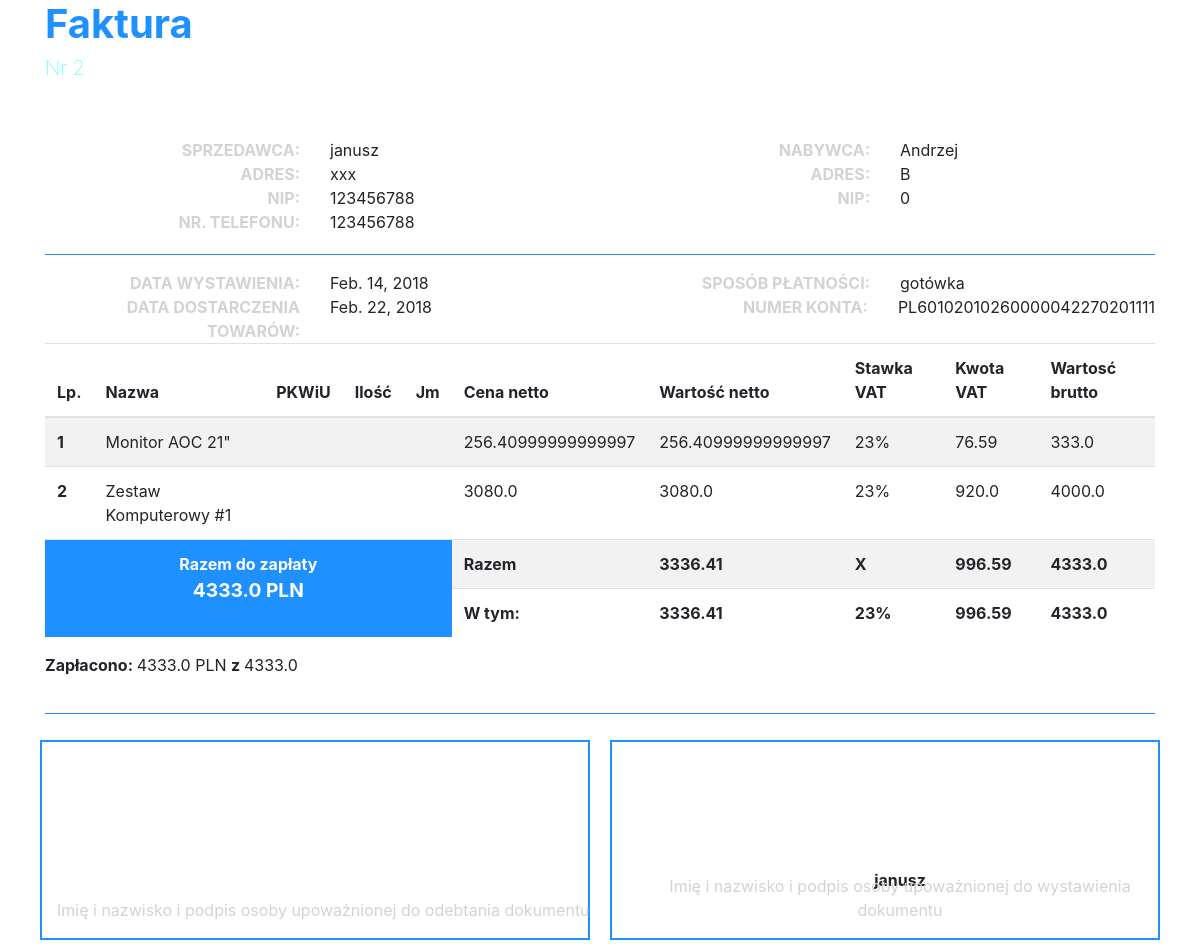
Screenshot of /show/2/ (signed in) with the database file from the repository.
### fakturownia/models.py (models this page shows, shortened)
class FV(models.Model):
    payments = (
        ('got', 'gotówka'),
        ('prz', 'przelew'),
        ('rat', 'raty')
    )
    client = models.CharField(max_length=50)
    address = models.CharField(max_length=100)
    nip = models.IntegerField(default=00000000000)
    fv_date = models.DateField(default=datetime.date.today)
    complete_date = models.DateField(default=datetime.date.today)
    payment_method = models.CharField(
        max_length=3,
        choices=payments,
        default='prz',
    )
    iban = IBANField()
    products = models.ManyToManyField(Product, blank=True)

class Profile(models.Model):
    user = models.OneToOneField(User, on_delete=models.CASCADE)
    seller_data = models.TextField(max_length=50, blank=False)
    address = models.CharField(max_length=80, blank=True)
    nip = models.CharField(max_length=11, unique=False)
    phonenumber = models.CharField(max_length=9, unique=False)

class Product(models.Model):
    name = models.CharField(max_length=120)
    price = models.FloatField(default=0)
    category = models.ManyToManyField(Category)
    def vat_value(self):
        return self.price * 0.23
    def vat(self):
        return "23%"
    def price_netto(self):
        return self.price - (self.price * 0.23)

### fakturownia/views.py (the view)
# urls.py: url(r'^show/(?P<fv_id>\w+)/$', views.detail, name='detail'),
@login_required(login_url='login/')
def detail(request, fv_id):
    fv = get_object_or_404(FV, pk=fv_id)
    suma = 0
    for item in fv.products.all():
        suma += item.price
    context = {
        'fv': fv,
        'suma': suma,
        'suma_netto': (suma - (suma * 0.23)),
        'suma_vat': suma * 0.23,
        'profile': User.objects.get(pk=request.user.id)
    }
    return render(request, 'fakturownia/show.html', context)

### fakturownia/templates/fakturownia/show.html (shortened to what this page needs)
{% load static %}
<!DOCTYPE html>
<html lang="pl">
<head>
    <link rel="stylesheet"
          href="https://maxcdn.bootstrapcdn.com/bootstrap/4.0.0/css/bootstrap.min.css"
    >
    <link rel="stylesheet"
          href="{% static 'fakturownia/fv.css' %}"
    >
</head>
<body>
    <div class="container">
        <h1 id="fv-header">Faktura</h1>
        <h5 id="fv-id">Nr {{ fv.id }}</h5>
        <div class="row">
            <div class="col-sm">
                <div class="row">
                    <div class="col-sm text-right fv-details-name">Sprzedawca: </div>
                    <div class="col-sm text-left  fv-details-val">{{ profile.profile.seller_data }}</div>
                </div>
                <div class="row">
                    <div class="col-sm text-right fv-details-name">Adres: </div>
                    <div class="col-sm text-left  fv-details-val">{{ profile.profile.address }}</div>
                </div>
                <div class="row">
                    <div class="col-sm text-right fv-details-name">NIP: </div>
                    <div class="col-sm text-left  fv-details-val">{{ profile.profile.nip }}</div>
                </div>
                <div class="row">
                    <div class="col-sm text-right fv-details-name">Nr. telefonu: </div>
                    <div class="col-sm text-left  fv-details-val">{{ profile.profile.phonenumber }}</div>
                </div>
            </div>
            <div class="col-sm">
                <div class="row">
                    <div class="col-sm text-right fv-details-name">Nabywca: </div>
                    <div class="col-sm text-left  fv-details-val">{{ fv.client }}</div>
                </div>
                <div class="row">
                    <div class="col-sm text-right fv-details-name">Adres: </div>
                    <div class="col-sm text-left  fv-details-val">{{ fv.address }}</div>
                </div>
                <div class="row">
                    <div class="col-sm text-right fv-details-name">NIP: </div>
                    <div class="col-sm text-left  fv-details-val">{{ fv.nip }}</div>
                </div>
            </div>
        </div>
        <p class="clearfix"></p>
        <div class="row">
            <div class="col-sm">
                <div class="row">
                    <div class="col-sm text-right fv-details-name">Data Wystawienia: </div>
                    <div class="col-sm text-left  fv-details-val">{{ fv.fv_date }}</div>
                </div>
                <div class="row">
                    <div class="col-sm text-right fv-details-name">Data Dostarczenia Towarów: </div>
                    <div class="col-sm text-left  fv-details-val">{{ fv.complete_date }}</div>
                </div>
            </div>
            <div class="col-sm">
                <div class="row">
                    <div class="col-sm text-right fv-details-name">Sposób płatności: </div>
                    <div class="col-sm text-left  fv-details-val">{{ fv.get_payment_method_display }}</div>
                </div>
                <div class="row">
                    <div class="col-sm text-right fv-details-name">Numer konta: </div>
                    <div class="col-sm text-left  fv-details-val">{{ fv.iban }}</div>
                </div>
            </div>
        </div>
        <table class="table table-striped">
          <thead>
            <tr>
              <th scope="col">Lp.</th>
              <th scope="col">Nazwa</th>
              <th scope="col">PKWiU</th>
              <th scope="col">Ilość</th>
              <th scope="col">Jm</th>
              <th scope="col">Cena netto</th>
              <th scope="col">Wartość netto</th>
              <th scope="col">Stawka VAT</th>
              <th scope="col">Kwota VAT</th>
              <th scope="col">Wartosć brutto</th>
            </tr>
          </thead>
          <tbody>
            {%  for item in fv.products.all %}
                <tr>
                    <th scope="row">{{ forloop.counter  }}</th>
                    <td>{{ item.name }}</td>
                    <td>{{ " " }}</td>
                    <td>{{ " " }}</td>
                    <td>{{ " " }}</td>
                    <td>{{ item.price_netto }}</td>
                    <td>{{ item.price_netto }}</td>
                    <td>{{ item.vat }}</td>
                    <td>{{ item.vat_value }}</td>
                    <td>{{ item.price }}</td>
                </tr>
            {% endfor %}
          <tr>
              <th colspan="5" rowspan="2" class="text-center sumed">Razem do zapłaty<br> <span>{{ suma }} PLN</span></th>
              <th> Razem</th>
              <th>{{ suma_netto }}</th>
              <th> X </th>
              <th> {{ suma_vat }} </th>
              <th> {{ suma }} </th>
          </tr>
          <tr>
              <th>W tym: </th>
              <th> {{ suma_netto }} </th>
              <th> 23% </th>
              <th> {{ suma_vat }} </th>
              <th> {{ suma }} </th>
          </tr>
          </tbody>
        </table>
    <div class="row">
        <div class="col-md">
            <p><span class="bolted">Zapłacono: </span>
            {% if fv.get_payment_method_display == 'gotówka' %}
                {{ suma }}
            {% else %}
                0
            {% endif %}
            PLN <span class="bolted"> z </span> {{ suma }}
            </p>
        </div>
    </div>
    <p class="clearfix"></p>
    <div class="row">
        <div class="col-md receiver" >
            <p class="tip">Imię i nazwisko i podpis osoby upoważnionej do odebtania dokumentu</p>
        </div>
        <div class="col-md signer">
            <p class="sign">{{ profile.profile.seller_data }}</p>
            <p class="tip">Imię i nazwisko i podpis osoby upoważnionej do wystawienia dokumentu</p>
        </div>
    </div>
    </div>
</body>
</html>

### fakturownia/static/fakturownia/fv.css (style rules this page uses)
#fv-header { color: dodgerblue; font-weight: bolder; }
#fv-id { color: aqua; font-weight: lighter; padding-bottom: 50px; }
.clearfix { border-bottom: dodgerblue 1px solid; margin-top: 20px; }
.fv-details-name { text-transform: uppercase; color: lightgrey; font-weight: bolder; }
table { border-collapse: collapse; }
.sumed { background-color: dodgerblue; color: white; }
.sumed > span { font-size: larger; }
span.bolted { font-weight: bold; }
div.receiver, div.signer { height: 200px; border: dodgerblue 2px solid; margin: 10px; }
div.signer, div.signer > span { position:relative; text-align: center; }
div.signer > p.tip, div.receiver > p.tip { width: 100%; position:absolute; bottom:0px; }
div.signer > p.sign { width: 100%; position:absolute; bottom:30px; }
p.tip { color: lightgrey; }
p.sign { font-weight: bold; }

### rows the page displays
FV: id "2", client "Andrzej", address "B", nip "0", fv_date "Feb. 14, 2018", complete_date "Feb. 22, 2018", payment_method "gotówka", iban "PL60102010260000042270201111"
Product: name "Monitor AOC 21\"", price_netto "256.40999999999997", vat "23%", vat_value "76.59", price "333.0"
Product: name "Zestaw Komputerowy #1", price_netto "3080.0", vat "23%", vat_value "920.0", price "4000.0"

### other values shown
{{ profile.profile.seller_data }} "janusz"
{{ profile.profile.address }} "xxx"
{{ profile.profile.nip }} "123456788"
{{ profile.profile.phonenumber }} "123456788"
{{ suma }} "4333.0"
{{ suma_netto }} "3336.41"
{{ suma_vat }} "996.59"
